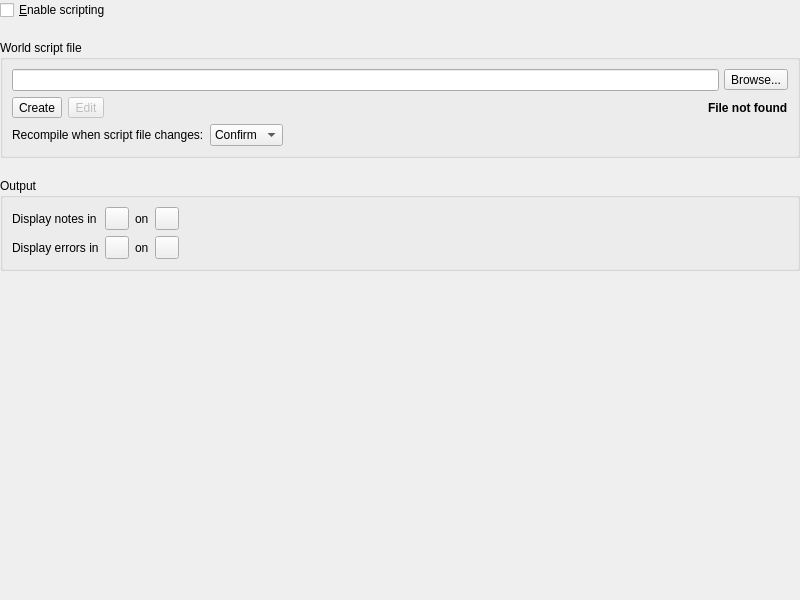
<?xml version="1.0" encoding="UTF-8"?>
<ui version="4.0">
 <class>PrefsScripting</class>
 <widget class="QWidget" name="PrefsScripting">
  <property name="geometry">
   <rect>
    <x>0</x>
    <y>0</y>
    <width>800</width>
    <height>600</height>
   </rect>
  </property>
  <property name="windowTitle">
   <string>Scripting</string>
  </property>
  <layout class="QVBoxLayout" name="verticalLayout">
   <property name="spacing">
    <number>20</number>
   </property>
   <property name="leftMargin">
    <number>0</number>
   </property>
   <property name="topMargin">
    <number>0</number>
   </property>
   <property name="rightMargin">
    <number>0</number>
   </property>
   <property name="bottomMargin">
    <number>0</number>
   </property>
   <item>
    <widget class="QCheckBox" name="EnableScripts">
     <property name="text">
      <string>&amp;Enable scripting</string>
     </property>
    </widget>
   </item>
   <item>
    <widget class="QGroupBox" name="_world_script">
     <property name="sizePolicy">
      <sizepolicy hsizetype="Expanding" vsizetype="Preferred">
       <horstretch>0</horstretch>
       <verstretch>0</verstretch>
      </sizepolicy>
     </property>
     <property name="title">
      <string>World script file</string>
     </property>
     <layout class="QVBoxLayout" name="verticalLayout_2">
      <item>
       <layout class="QHBoxLayout" name="horizontalLayout">
        <property name="spacing">
         <number>5</number>
        </property>
        <item>
         <widget class="QLineEdit" name="WorldScript">
          <property name="clearButtonEnabled">
           <bool>true</bool>
          </property>
         </widget>
        </item>
        <item>
         <widget class="QToolButton" name="WorldScript_browse">
          <property name="text">
           <string>Browse...</string>
          </property>
          <property name="icon">
           <iconset theme="document-open"/>
          </property>
         </widget>
        </item>
       </layout>
      </item>
      <item>
       <layout class="QHBoxLayout" name="horizontalLayout_2">
        <item>
         <widget class="QToolButton" name="WorldScript_create">
          <property name="text">
           <string>Create</string>
          </property>
          <property name="icon">
           <iconset theme="QIcon::ThemeIcon::DocumentNew"/>
          </property>
          <property name="toolButtonStyle">
           <enum>Qt::ToolButtonStyle::ToolButtonTextBesideIcon</enum>
          </property>
         </widget>
        </item>
        <item>
         <widget class="QToolButton" name="WorldScript_edit">
          <property name="enabled">
           <bool>false</bool>
          </property>
          <property name="text">
           <string>Edit</string>
          </property>
          <property name="icon">
           <iconset theme="QIcon::ThemeIcon::MailMessageNew"/>
          </property>
          <property name="toolButtonStyle">
           <enum>Qt::ToolButtonStyle::ToolButtonTextBesideIcon</enum>
          </property>
         </widget>
        </item>
        <item>
         <spacer name="horizontalSpacer">
          <property name="orientation">
           <enum>Qt::Orientation::Horizontal</enum>
          </property>
          <property name="sizeHint" stdset="0">
           <size>
            <width>40</width>
            <height>20</height>
           </size>
          </property>
         </spacer>
        </item>
        <item>
         <widget class="QLabel" name="fileNotFound">
          <property name="font">
           <font>
            <bold>true</bold>
           </font>
          </property>
          <property name="visible">
           <bool>false</bool>
          </property>
          <property name="text">
           <string>File not found</string>
          </property>
         </widget>
        </item>
       </layout>
      </item>
      <item>
       <layout class="QHBoxLayout" name="horizontalLayout_3">
        <item>
         <widget class="QLabel" name="ScriptReloadOption_label">
          <property name="text">
           <string>Recompile when script file changes:</string>
          </property>
          <property name="buddy">
           <cstring>ScriptReloadOption</cstring>
          </property>
         </widget>
        </item>
        <item>
         <widget class="QComboBox" name="ScriptReloadOption">
          <property name="sizePolicy">
           <sizepolicy hsizetype="Fixed" vsizetype="Fixed">
            <horstretch>0</horstretch>
            <verstretch>0</verstretch>
           </sizepolicy>
          </property>
          <item>
           <property name="text">
            <string>Confirm</string>
           </property>
          </item>
          <item>
           <property name="text">
            <string>Always</string>
           </property>
          </item>
          <item>
           <property name="text">
            <string>Never</string>
           </property>
          </item>
         </widget>
        </item>
        <item>
         <spacer name="horizontalSpacer_2">
          <property name="orientation">
           <enum>Qt::Orientation::Horizontal</enum>
          </property>
          <property name="sizeHint" stdset="0">
           <size>
            <width>40</width>
            <height>20</height>
           </size>
          </property>
         </spacer>
        </item>
       </layout>
      </item>
     </layout>
    </widget>
   </item>
   <item>
    <widget class="QGroupBox" name="_output">
     <property name="title">
      <string>Output</string>
     </property>
     <layout class="QGridLayout" name="gridLayout">
      <item row="0" column="0">
       <widget class="QLabel" name="NoteTextColour_label">
        <property name="text">
         <string>Display notes in</string>
        </property>
        <property name="buddy">
         <cstring>NoteTextColour</cstring>
        </property>
       </widget>
      </item>
      <item row="0" column="1">
       <widget class="ColorPickerButton" name="NoteTextColour">
        <property name="baseSize">
         <size>
          <width>20</width>
          <height>20</height>
         </size>
        </property>
        <property name="text">
         <string/>
        </property>
       </widget>
      </item>
      <item row="0" column="3">
       <widget class="ColorPickerButton" name="NoteBackgroundColour">
        <property name="baseSize">
         <size>
          <width>20</width>
          <height>20</height>
         </size>
        </property>
        <property name="text">
         <string/>
        </property>
       </widget>
      </item>
      <item row="0" column="2">
       <widget class="QLabel" name="NoteBackgroundColour_label">
        <property name="text">
         <string>on</string>
        </property>
        <property name="buddy">
         <cstring>NoteBackgroundColour</cstring>
        </property>
       </widget>
      </item>
      <item row="0" column="4">
       <spacer name="horizontalSpacer_3">
        <property name="orientation">
         <enum>Qt::Orientation::Horizontal</enum>
        </property>
        <property name="sizeHint" stdset="0">
         <size>
          <width>40</width>
          <height>20</height>
         </size>
        </property>
       </spacer>
      </item>
      <item row="1" column="0">
       <widget class="QLabel" name="ErrorTextColour_label">
        <property name="text">
         <string>Display errors in</string>
        </property>
        <property name="buddy">
         <cstring>ErrorTextColour</cstring>
        </property>
       </widget>
      </item>
      <item row="1" column="1">
       <widget class="ColorPickerButton" name="ErrorTextColour">
        <property name="baseSize">
         <size>
          <width>20</width>
          <height>20</height>
         </size>
        </property>
        <property name="text">
         <string/>
        </property>
       </widget>
      </item>
      <item row="1" column="2">
       <widget class="QLabel" name="ErrorBackgroundColour_label">
        <property name="text">
         <string>on</string>
        </property>
        <property name="buddy">
         <cstring>ErrorBackgroundColour</cstring>
        </property>
       </widget>
      </item>
      <item row="1" column="3">
       <widget class="ColorPickerButton" name="ErrorBackgroundColour">
        <property name="baseSize">
         <size>
          <width>20</width>
          <height>20</height>
         </size>
        </property>
        <property name="text">
         <string/>
        </property>
       </widget>
      </item>
     </layout>
    </widget>
   </item>
   <item>
    <spacer name="verticalSpacer">
     <property name="orientation">
      <enum>Qt::Orientation::Vertical</enum>
     </property>
     <property name="sizeHint" stdset="0">
      <size>
       <width>20</width>
       <height>40</height>
      </size>
     </property>
    </spacer>
   </item>
  </layout>
 </widget>
 <customwidgets>
  <customwidget>
   <class>ColorPickerButton</class>
   <extends>QToolButton</extends>
   <header>colorpickerbutton.h</header>
  </customwidget>
 </customwidgets>
 <resources/>
 <connections/>
</ui>
